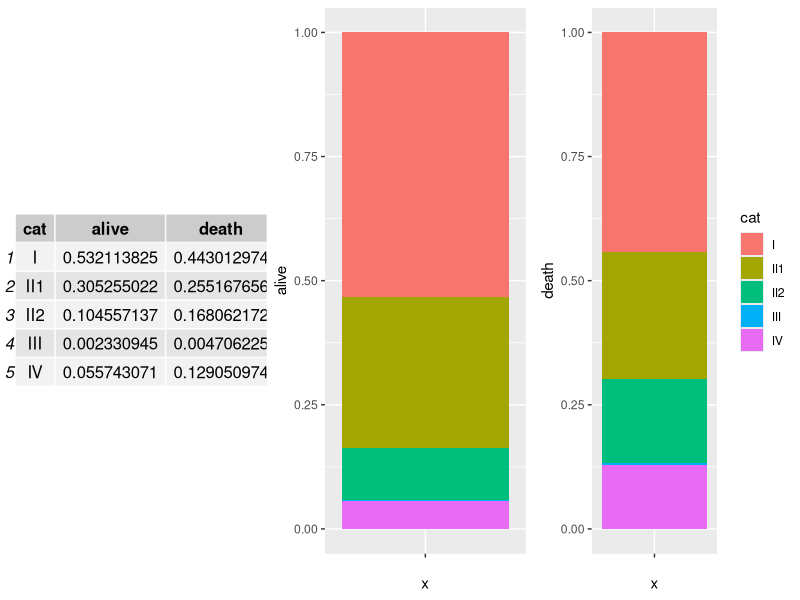
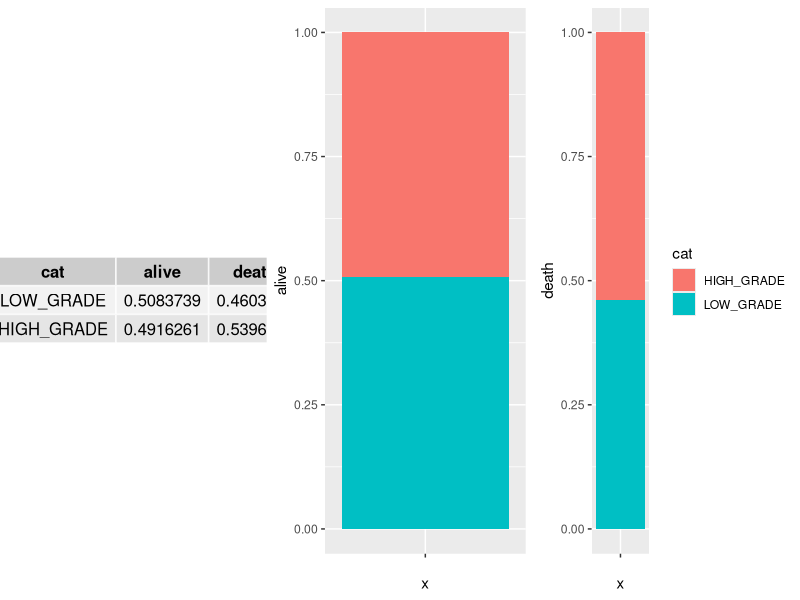
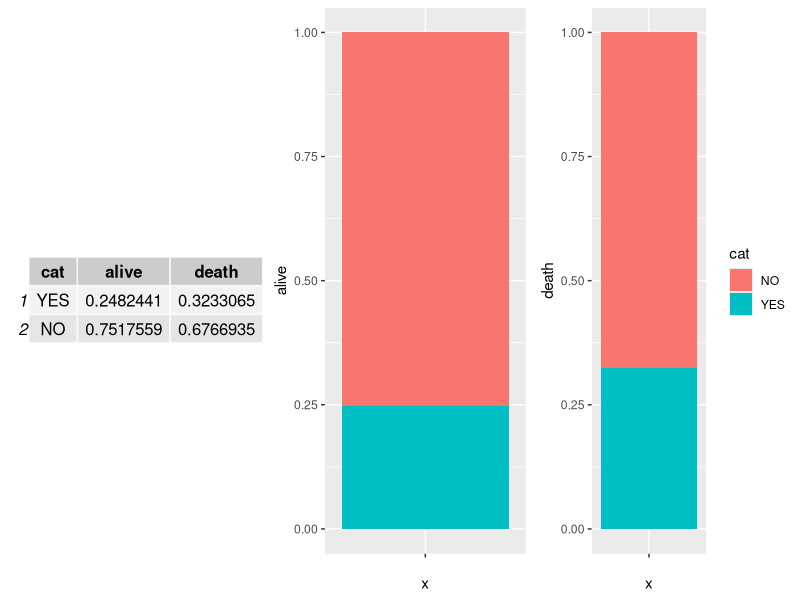
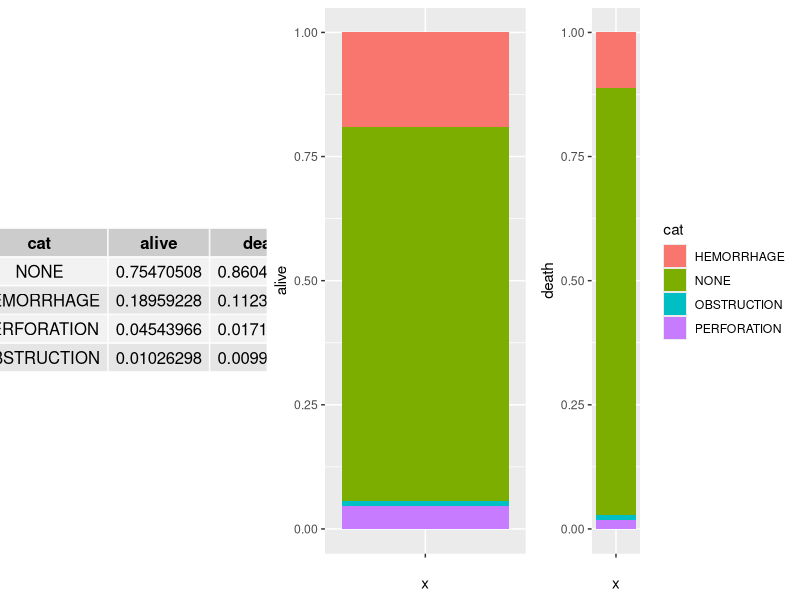
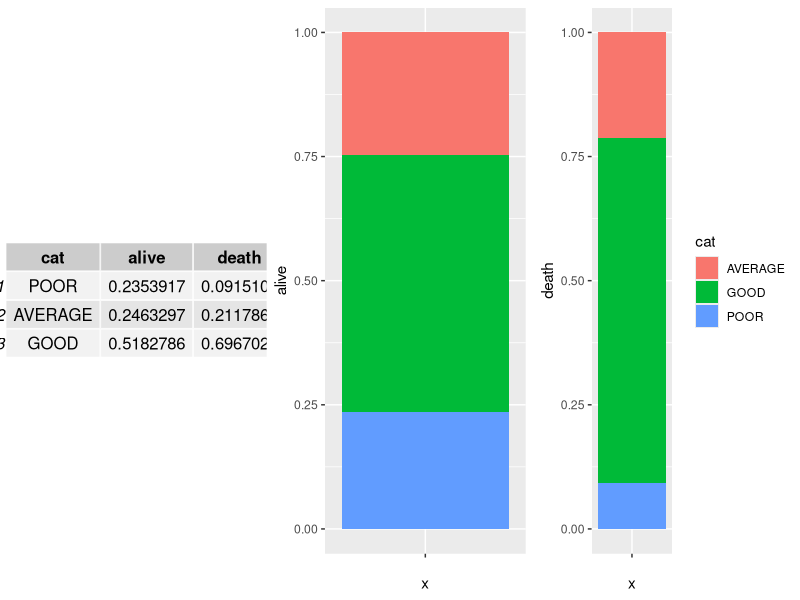
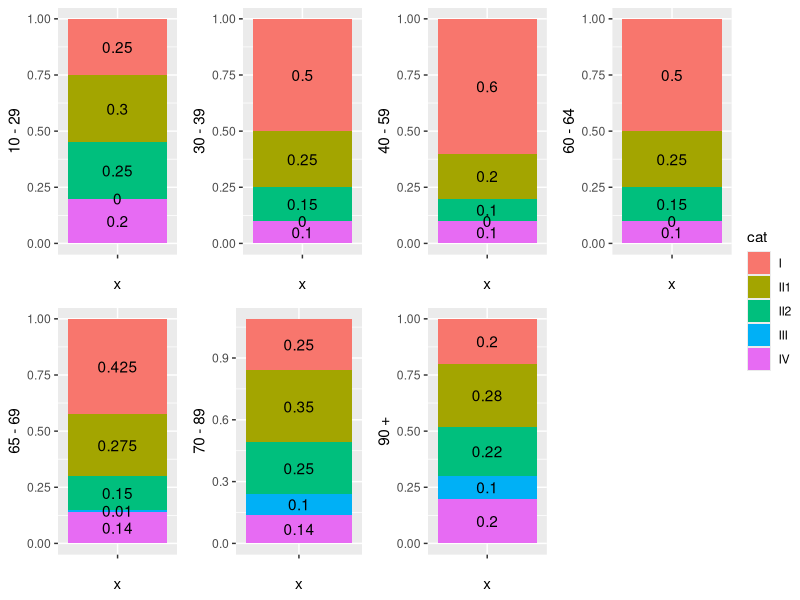
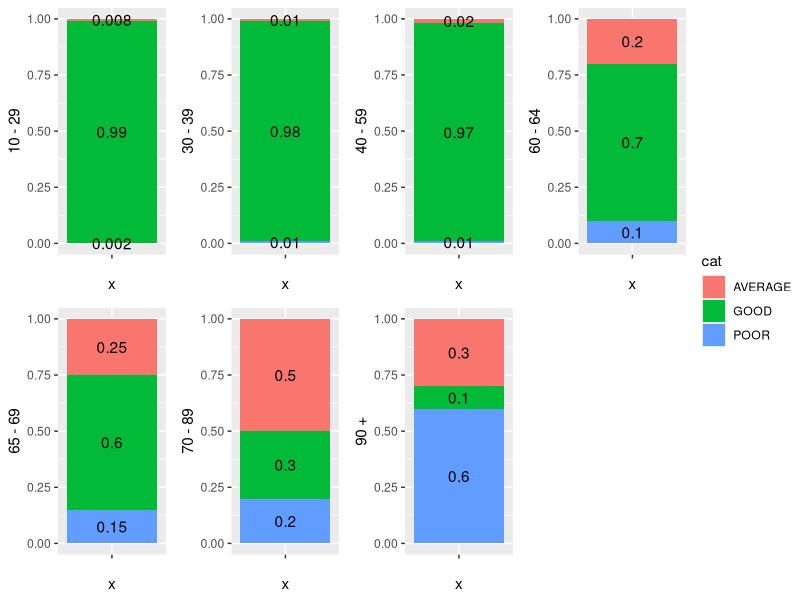

R code for these plots, in order:
## ---- chunk 1
library("gridExtra")
library("ggplot2")
library("knitr")
library("kableExtra")
## ---- chunk 2
clinical.stage = data.frame( 
  "cat" = c("I","II1","II2","III","IV"),
  "alive" = c(0.5321138245037631, 0.3052550221978133, 0.1045571371685505, 0.002330945399205274, 0.05574307073066786),
  "death" = c(0.4430129740409934, 0.255167655567063, 0.1680621719426844, 0.004706224877615442, 0.129050973571644)
)
histological.classification = data.frame( 
  "cat" = c("LOW_GRADE", "HIGH_GRADE"),
  "alive" = c(0.5083738767440769, 0.4916261232559233),
  "death" = c(0.4603025691654955, 0.5396974308345046)
)
bulky.disease = data.frame( 
  "cat" = c("YES", "NO"),
  "alive" = c(0.2482441416979732, 0.7517558583020267),
  "death" = c(0.3233065411115564, 0.6766934588884437)
)
clinical.presentation = data.frame( 
  "cat" = c("NONE", "HEMORRHAGE", "PERFORATION", "OBSTRUCTION"),
  "alive" = c(0.7547050794317334, 0.1895922818616187, 0.04543966071234194, 0.01026297799430604),
  "death" = c(0.8604918969304747, 0.1123379436795314, 0.01719911306344046, 0.009971046326553521)
)
general.health.status = data.frame(
  "cat" = c("POOR", "AVERAGE", "GOOD"),
  "alive" = c(0.23539171, 0.24632971, 0.51827858),
  "death" = c(0.0915106, 0.21178665, 0.69670273)
)
var.overview <- function(df) {
  t = tableGrob(df)
  p1 = ggplot(df, aes(x="", y=alive, fill=cat)) + geom_bar(stat="identity", width=1) + guides(fill=FALSE)
  p2 = ggplot(df, aes(x="", y=death, fill=cat)) + geom_bar(stat="identity", width=1)
  return(grid.arrange(t, p1, p2, ncol = 3))
}
## ---- chunk 3
var.overview(clinical.stage)
## ---- chunk 4
var.overview(histological.classification)
## ---- chunk 5
var.overview(bulky.disease)
## ---- chunk 6
var.overview(clinical.presentation)
## ---- chunk 7
var.overview(general.health.status)
## ---- chunk 8
library("gridExtra")
library("ggplot2")
library("knitr")
library("kableExtra")
library("ggpubr")
## ---- chunk 9
## Differences after five years
clinical.stage = data.frame( 
  "cat" = c("I","II1","II2","III","IV"),
  "10-19" = c(0.25,0.3,0.25,0,0.2),
  "20-29" = c(0.25,0.3,0.25,0,0.2),
  "30-39" = c(0.5, 0.25, 0.15, 0, 0.1),
  "40-44" = c(0.6, 0.2, 0.1, 0, 0.1),
  "45-49" = c(0.6, 0.2, 0.1, 0, 0.1),
  "50-54" = c(0.6, 0.2, 0.1, 0, 0.1),
  "55-59" = c(0.6, 0.2, 0.1, 0, 0.1),
  "60-64" = c(0.5, 0.25, 0.15, 0, 0.1),
  "65-69" = c(0.425,0.275,0.15,0.01,0.14),
  "70-79" = c(0.25,0.35,0.25,0.1,0.14),
  "80-89" = c(0.25,0.35,0.25,0.1,0.14),
  "90+" = c(0.2,0.28,0.22,0.1,0.2)
)
clinical.stage.compact = data.frame( 
  "cat" = c("I","II1","II2","III","IV"),
  "from10to29" = c(0.25,0.3,0.25,0,0.2),
  "from30to39" = c(0.5, 0.25, 0.15, 0, 0.1),
  "from40to59" = c(0.6, 0.2, 0.1, 0, 0.1),
  "from60to64" = c(0.5, 0.25, 0.15, 0, 0.1),
  "from65to69" = c(0.425,0.275,0.15,0.01,0.14),
  "from70to89" = c(0.25,0.35,0.25,0.1,0.14),
  "from90to99" = c(0.2,0.28,0.22,0.1,0.2)
)
## ---- chunk 10
var.overview.clinical <- function(df) {
  #t = tableGrob(df)
  p1 = ggplot(df, aes(x="", y=from10to29, fill=cat)) + geom_bar(stat="identity", width=1) + guides(fill=FALSE) + ylab("10 - 29")+ geom_text(aes(label=from10to29), position = position_stack(vjust = 0.5))
  p2 = ggplot(df, aes(x="", y=from30to39, fill=cat)) + geom_bar(stat="identity", width=1) + guides(fill=FALSE) + ylab("30 - 39")+ geom_text(aes(label=from30to39), position = position_stack(vjust = 0.5))
  p3 = ggplot(df, aes(x="", y=from40to59, fill=cat)) + geom_bar(stat="identity", width=1) + guides(fill=FALSE) + ylab("40 - 59")+ geom_text(aes(label=from40to59), position = position_stack(vjust = 0.5))
  p4 = ggplot(df, aes(x="", y=from60to64, fill=cat)) + geom_bar(stat="identity", width=1) + guides(fill=FALSE) + ylab("60 - 64")+ geom_text(aes(label=from60to64), position = position_stack(vjust = 0.5))
  p5 = ggplot(df, aes(x="", y=from65to69, fill=cat)) + geom_bar(stat="identity", width=1) + guides(fill=FALSE) + ylab("65 - 69")+ geom_text(aes(label=from65to69), position = position_stack(vjust = 0.5))
  p6 = ggplot(df, aes(x="", y=from70to89, fill=cat)) + geom_bar(stat="identity", width=1) + guides(fill=FALSE) + ylab("70 - 89")+ geom_text(aes(label=from70to89), position = position_stack(vjust = 0.5))
  p7 = ggplot(df, aes(x="", y=from90to99, fill=cat)) + geom_bar(stat="identity", width=1) + ylab(" 90 + ")+ geom_text(aes(label=from90to99), position = position_stack(vjust = 0.5))
  return(ggarrange(p1, p2, p3, p4, p5, p6, p7, ncol = 4,nrow = 2, common.legend = TRUE, legend = c("right")))
}
## ---- chunk 11
var.overview.clinical(clinical.stage.compact)
## ---- chunk 12
## Differences after five years
general.health.status = data.frame( 
  "cat" = c("POOR", "AVERAGE", "GOOD"),
  "10-19" = c(0.002, 0.008, 0.99),
  "20-29" = c(0.005, 0.01, 0.985),
  "30-39" = c(0.01, 0.01, 0.98),
  "40-44" = c(0.01, 0.02, 0.97),
  "45-49" = c(0.03, 0.07, 0.9),
  "50-54" = c(0.04, 0.08, 0.88),
  "55-59" = c(0.05, 0.1, 0.85),
  "60-64" = c(0.1, 0.2, 0.7),
  "65-69" = c(0.15, 0.25, 0.6),
  "70-79" = c(0.2, 0.5, 0.3),
  "80-89" = c(0.4, 0.5, 0.1),
  "90+" = c(0.6, 0.3, 0.1)
)

general.health.status.compact = data.frame( 
  "cat" = c("POOR", "AVERAGE", "GOOD"),
  "from10to29" = c(0.002, 0.008, 0.99),
  "from30to39" = c(0.01, 0.01, 0.98),
  "from40to59" = c(0.01, 0.02, 0.97),
  "from60to64" = c(0.1, 0.2, 0.7),
  "from65to69" = c(0.15, 0.25, 0.6),
  "from70to89" = c(0.2, 0.5, 0.3),
  "from90to99" = c(0.6, 0.3, 0.1)
)
## ---- chunk 13
var.overview.gen <- function(df) {
  #t = tableGrob(df)
  p1 = ggplot(df, aes(x="", y=from10to29, fill=cat)) + geom_bar(stat="identity", width=1) + guides(fill=FALSE) + ylab("10 - 29")+ geom_text(aes(label=from10to29), position = position_stack(vjust = 0.5))
  p2 = ggplot(df, aes(x="", y=from30to39, fill=cat)) + geom_bar(stat="identity", width=1) + guides(fill=FALSE) + ylab("30 - 39")+ geom_text(aes(label=from30to39), position = position_stack(vjust = 0.5))
  p3 = ggplot(df, aes(x="", y=from40to59, fill=cat)) + geom_bar(stat="identity", width=1) + guides(fill=FALSE) + ylab("40 - 59")+ geom_text(aes(label=from40to59), position = position_stack(vjust = 0.5))
  p4 = ggplot(df, aes(x="", y=from60to64, fill=cat)) + geom_bar(stat="identity", width=1) + guides(fill=FALSE) + ylab("60 - 64")+ geom_text(aes(label=from60to64), position = position_stack(vjust = 0.5))
  p5 = ggplot(df, aes(x="", y=from65to69, fill=cat)) + geom_bar(stat="identity", width=1) + guides(fill=FALSE) + ylab("65 - 69")+ geom_text(aes(label=from65to69), position = position_stack(vjust = 0.5))
  p6 = ggplot(df, aes(x="", y=from70to89, fill=cat)) + geom_bar(stat="identity", width=1) + guides(fill=FALSE) + ylab("70 - 89")+ geom_text(aes(label=from70to89), position = position_stack(vjust = 0.5))
  p7 = ggplot(df, aes(x="", y=from90to99, fill=cat)) + geom_bar(stat="identity", width=1) + ylab(" 90 + ")+ geom_text(aes(label=from90to99), position = position_stack(vjust = 0.5))
  return(ggarrange(p1, p2, p3, p4, p5, p6, p7, ncol = 4,nrow = 2, common.legend = TRUE, legend = c("right")))
}
## ---- chunk 14
var.overview.gen(general.health.status.compact)
